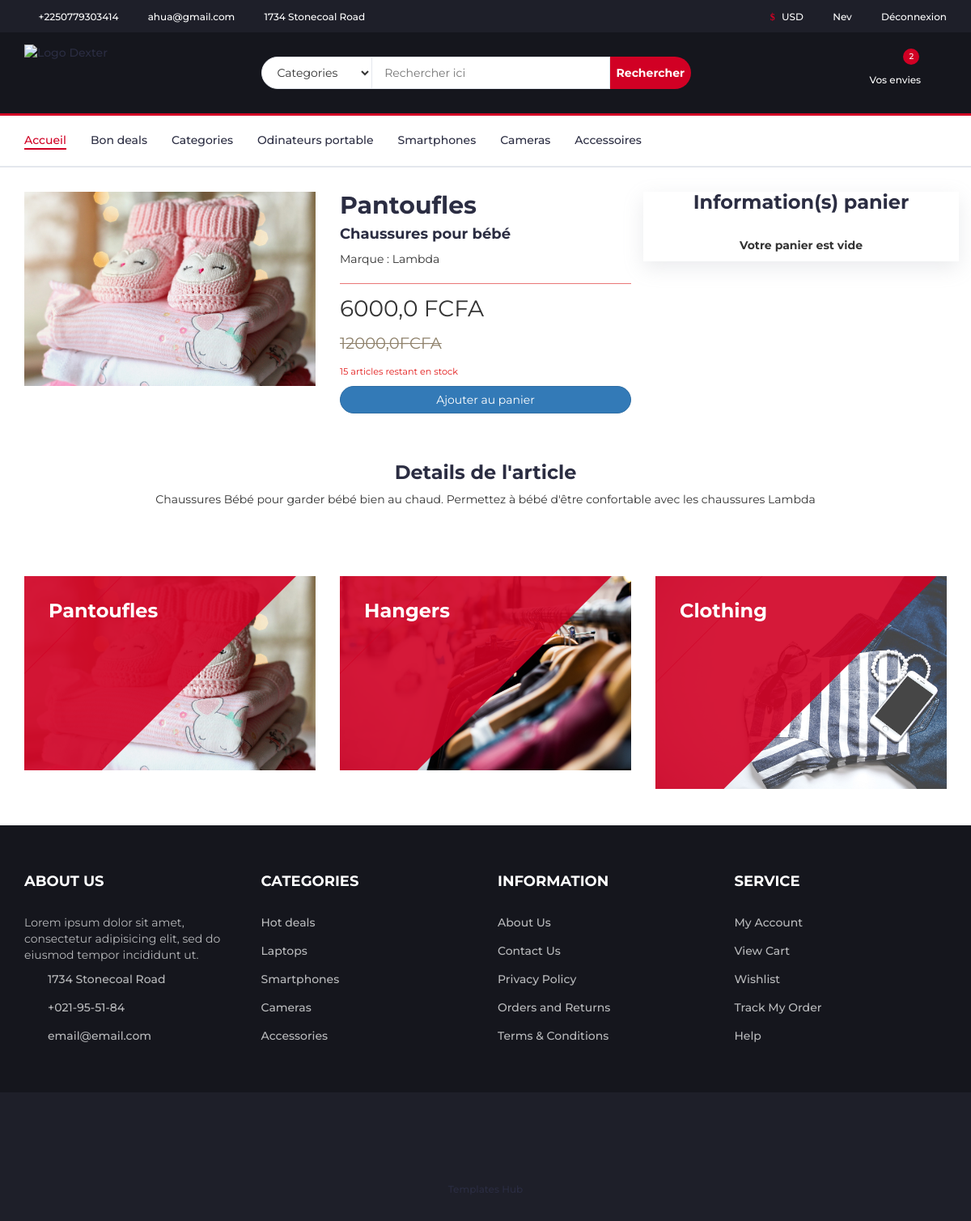
Before: /product/pantoufles/ (signed in) with the older database file.
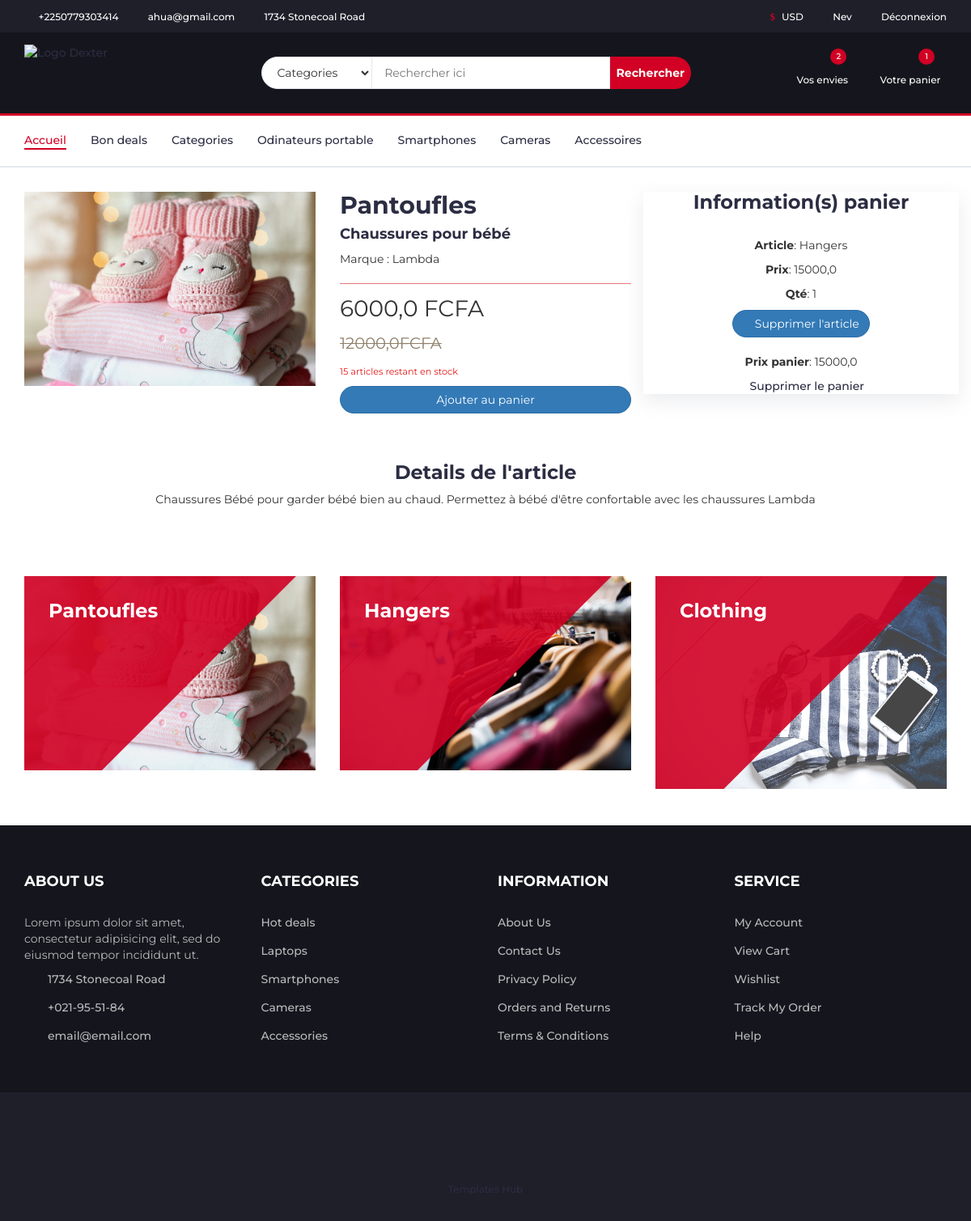
After: the same page with the newer database file.
### store/models.py (models this page shows, shortened)
class Product(models.Model):
    name = models.CharField(max_length=50)
    title = models.TextField(max_length=200)
    category = models.ForeignKey(Category, on_delete=models.SET_NULL, null=True, blank=True)
    price = models.FloatField(default=0.0)
    old_price = models.FloatField(default=0.0)
    stock_quantity = models.IntegerField(default=0)
    description = RichTextField(blank=True)
    technical_information = RichTextField(blank=True, default='', verbose_name="Fiche technique")
    image = models.ImageField(upload_to='products', blank=True, null=True)
    slug = AutoSlugField(populate_from=['name'])

class Category(MPTTModel):
    name = models.CharField(max_length=228, unique=False)
    mark = models.CharField(max_length=50, default='', blank=True, verbose_name='Marque')
    parent = TreeForeignKey('self', on_delete=models.CASCADE, null=True, blank=True, related_name='children')
    class MPTTMeta:
        order_insertion_by = ['name', 'mark']

class Cart(models.Model):
    user = models.OneToOneField(AUTH_USER_MODEL, on_delete=models.CASCADE)
    orders = models.ManyToManyField(Order)

class Order(models.Model):
    user = models.ForeignKey(AUTH_USER_MODEL, on_delete=models.CASCADE)
    product = models.ForeignKey(Product, on_delete=models.CASCADE)
    quantity = models.IntegerField(default=1)
    ordered = models.BooleanField(default=False)
    ordered_date = models.DateTimeField(blank=True, null=True)

### accounts/models.py (models this page shows, shortened)
class Shopper(AbstractBaseUser):
    email = models.EmailField(unique=True)
    last_name = models.CharField("Nom", max_length=30)
    first_name = models.CharField("Prénoms", max_length=100)
    telephone = PhoneNumberField()
    gender = models.CharField(max_length=10)
    birthdate = models.DateField(default=timezone.now)
    date_joined = models.DateTimeField(default=timezone.now)
    last_login = models.DateTimeField(default=timezone.now)
    is_admin = models.BooleanField(default=False)
    is_active = models.BooleanField(default=True)
    is_staff = models.BooleanField(default=False)
    is_superadmin = models.BooleanField(default=False)
    objects = CustomUserManager()
    USERNAME_FIELD = 'email'
    REQUIRED_FIELDS = [
        'last_name',
        'first_name',
        'telephone',
        'gender',
        'birthdate'
    ]
    @property
    def is_staff(self):
        "Is the user a member of staff?"
        return self.is_admin

### Home/views.py (the view)
# urls.py: path('product/<slug:slug>/', views.products_description, name='products_description'),
def products_description(request, slug):
    product = Product.objects.get(slug=slug)
    product_details = Product.objects.all()
    cart = Cart.objects.all()
    total_price = ''
    if request.user.is_authenticated:
        commande = Order.objects.filter(user=request.user, ordered=False)
        total_price = 0
        for order in commande:
            total_price += order.product.price * order.quantity
    else:
        commande = []
    context = {'product' : product, 'product_details' : product_details, 'commande' : commande, 'cart' : cart, 'total_price' : total_price}
    return render(request, 'home/page/products_details.html', context)

### templates/home/page/products_details.html (shortened to what this page needs)
{% extends "panel/base.html" %}
{% load static %}
{% block content %}
{% include "panel/header.html" %}
<div class="section">
    <div class="container">
        <div class="row gy-4 align-items-center">
            <div class="col-md-4 col-xs-6">
                <img src=" {{ product.image.url }} " class="img-fluid" width="100%" alt="{{ product.name }}" />
            </div>
            <div class="col-md-4 col-xs-6">
                <h2>
                    {{ product.name}}
                </h2>
                <h4> {{ product.title }} </h4>
                <p class="product-rating" style="border-bottom: 1px solid #E97777;">Marque : {{ product.category.mark }} <br />
                    <i class="fa fa-star"></i>
                    <i class="fa fa-star"></i>
                    <i class="fa fa-star"></i>
                    <i class="fa fa-star"></i>
                    <i class="fa fa-star"></i>
                </p>
                <p style="font-size: 2em;"> {{ product.price }} FCFA <br /> <del style="font-size: 0.7em; color: #8E806A;" class="product-old-price">{{ product.old_price }}FCFA</del></p>
                <p style="font-size: 0.8em; color: #E21818;">{{ product.stock_quantity }} articles restant en stock</p>
                <a href="{% url 'add-to-cart' product.slug %}">
                    <button type="button" class="btn btn-primary mt-5" style="width: 100%;border-radius:20px">Ajouter au panier</button>
                </a>
            </div>
            <div class="col-md-4 col-xs-6 text-center cart-area-color">
                <h3>Information(s) panier</h3>
                <br />
                {% if commande %}
                    {% for order in commande %}
                        <p><span style="font-weight:bold">Article</span>: {{ order.product.name }}</p>
                        <p><span style="font-weight:bold">Prix</span>: {{ order.product.price }}</p>
                        <p><span style="font-weight:bold">Qté</span>: {{ order.quantity }}</p>
                        <form method="POST" action="{% url 'cart-article-delete' slug=order.product.slug %}">
                        <button type="submit" class="btn btn-primary mt-5" style="border-radius:20px"><i class="fa-regular fa-trash"></i> Supprimer l'article</span></button>
                        </form>
                        <br>
                    {% endfor %}
                    <p><span style="font-weight:bold">Prix panier</span>: {{ total_price }}</p>
                    <a href="{% url 'cart-delete' %}"><span style="font-size: 1em;"><i class="fa-regular fa-trash"></i> Supprimer le panier</span></a>
                {% else %}
                    <p><span style="font-weight:bold">Votre panier est vide</span></p>
                {% endif %}
            </div>
        </div>
    </div>
</div>
<div class="section">
    <div class="container">
        <div class="row gy-4 align-items-center text-center">
            <h3>Details de l'article</h3>
            <p>{{ product.description | safe }}</p>
        </div>
    </div>
</div>
<div class="section">
    <div class="container">
        <div class="row">
            {% for product in product_details|slice:":3" %}
            <div class="col-md-4 col-xs-6">
                <div class="shop">
                    <div class="shop-img">
                        <img src='{{ product.image.url }}' alt="Image manettes & console">
                    </div>
                    <div class="shop-body">
                        <h3> {{ product.name }} </h3>
                    </div>
                </div>
            </div>
            {% endfor %}
        </div>
    </div>
</div>
{% include "panel/footer.html" %} {% endblock content %}

### templates/panel/header.html (shortened to what this page needs)
{% load static %}
<header>
    {% if request.path != '/cart/checkout/' %}
        <div id="top-header">
            <div class="container">
                <ul class="header-links pull-left">
                    <li><a href="#"><i class="fa fa-phone"></i> {{ user.telephone }} </a></li>
                    <li><a href="#"><i class="fa fa-envelope-o"></i> {{ user.email }}</a></li>
                    <li><a href="#"><i class="fa fa-map-marker"></i> 1734 Stonecoal Road</a></li>
                </ul>
                <ul class="header-links pull-right">
                    <li><a href="#"><i class="fa fa-dollar"></i> USD</a></li>
                    {% if user.is_authenticated %}
                    <li><a href="{% url 'account-manage' %}"><i class="fa fa-user-o"></i> {{ user.last_name }} </a></li>
                    <li><a href="{% url 'logout' %}"><i class="fa fa-sign-out"></i> Déconnexion </a></li>
                    {% else %}
                    <li><a href="{% url 'signin' %}"><i class="fa fa-user-o"></i> Se connecter</a></li>
                    {% endif %}
                </ul>
            </div>
        </div>
    {% endif %}
    <div id="header">
        <div class="container">
            <div class="row">
                <div class="col-md-3">
                    <div class="header-logo">
                        <a href="{% url 'accueil' %}" class="logo">
                            <img src='{% static "images/logo.png" %}' alt="Logo Dexter">
                        </a>
                    </div>
                </div>
                {% if request.path != '/cart/checkout/' %}
                    <div class="col-md-6">
                        <div class="header-search">
                            <form>
                                <select class="input-select">
                                    <option value="0">Categories</option>
                                </select>
                                <input class="input" placeholder="Rechercher ici">
                                <button class="search-btn">Rechercher</button>
                            </form>
                        </div>
                    </div>
                {% endif %}
                {% if request.path != '/cart/checkout/' %}
                    <div class="col-md-3 clearfix">
                        <div class="header-ctn">
                            <div>
                                <a href="#">
                                    <i class="fa fa-heart-o"></i>
                                    <span>Vos envies</span>
                                    <div class="qty">2</div>
                                </a>
                            </div>
                            <div>
                                {% if user.cart %}
                                <a href="{% url 'cart' %}">
                                    <i class="fa fa-shopping-cart"></i>
                                    <span>Votre panier</span>
                                    <div class="qty">
                                        {{ user.cart.orders.count }}
                                    </div>
                                </a>
                                {% endif %}
                            </div>
                        </div>
                    </div>
                {% endif %}
            </div>
        </div>
    </div>
</header>
{% include "panel/navigation.html" %}

Changed rows visible on the page:
shown differently, row unchanged: Shopper "ahua@gmail.com": cart.orders.count (not shown) → "1"
added Order: product.name "Hangers", product.price "15000,0", quantity "1"
Other visible differences:
{{ total_price }}: (not shown) → "15000,0"
text no longer shown: "Votre panier est vide"
text now shown: "Votre panier Prix panier : Supprimer le panier"
